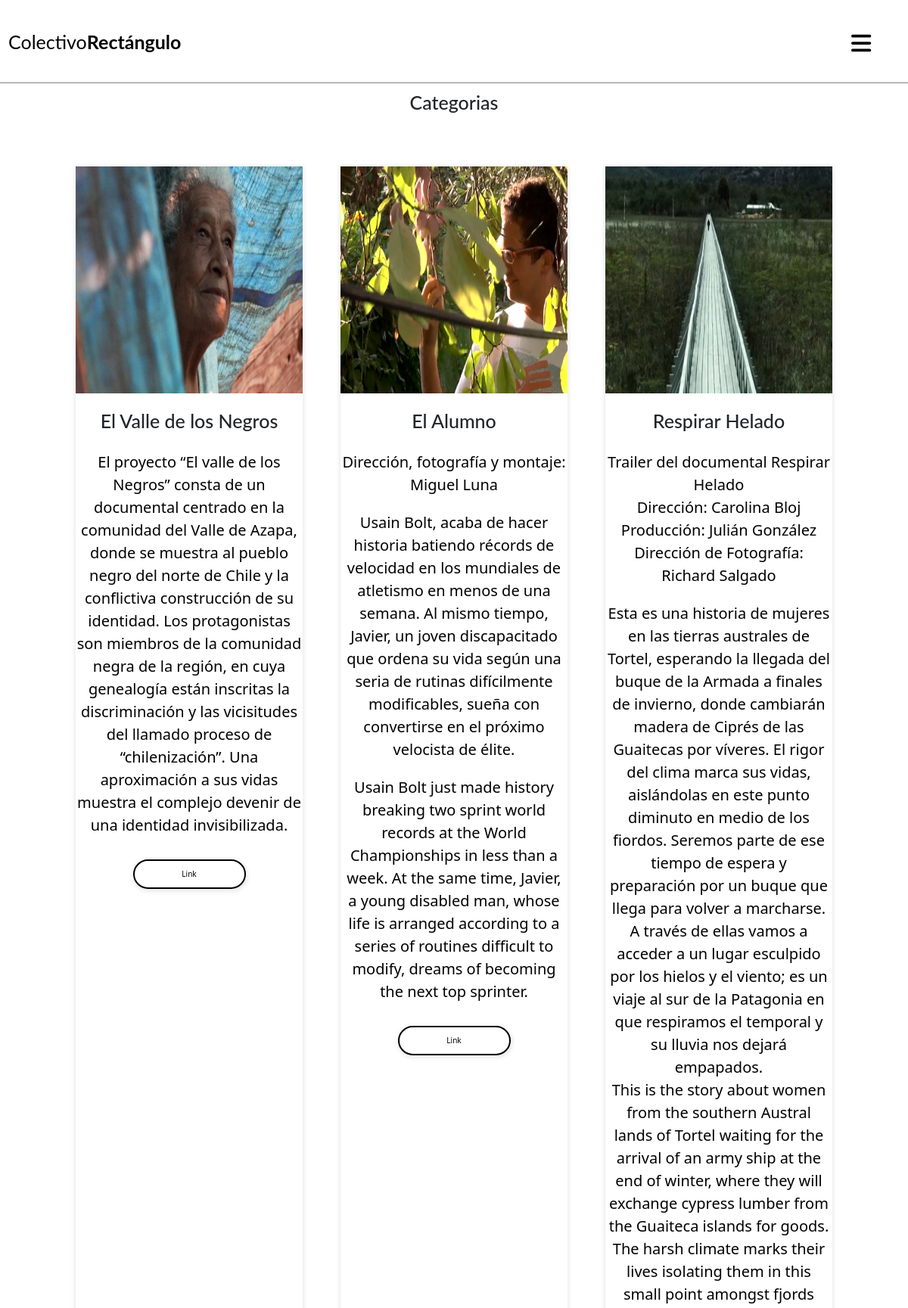
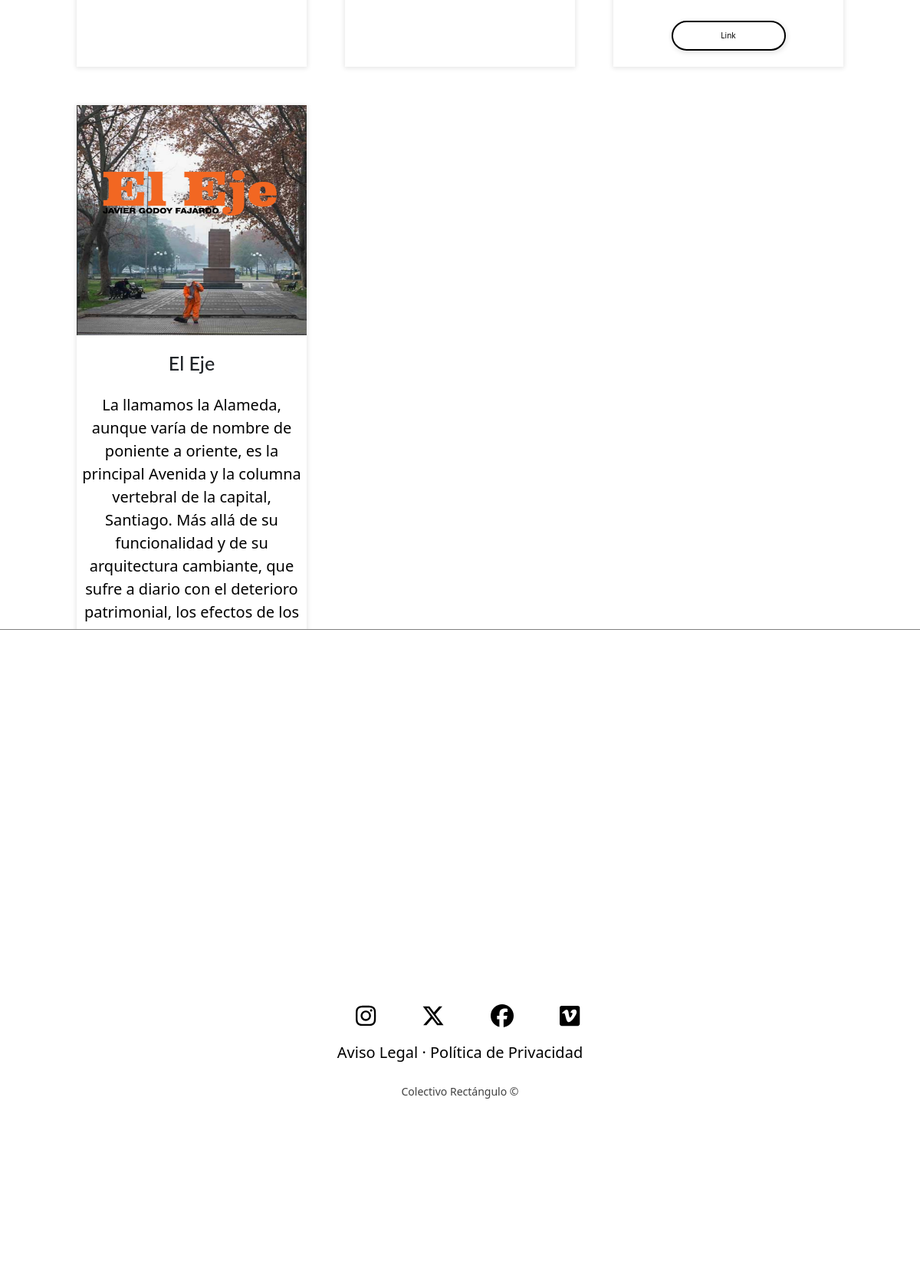
Screenshot of /historias/category/12/ (upper part) with the database file from the repository (2 pictures, top to bottom).
### history/models.py (models this page shows, shortened)
class Post(models.Model):
    title = models.CharField(max_length=200, verbose_name="Título")
    descripcion = models.CharField(max_length=200, verbose_name="Descripción", null=True, blank=True)
    content = models.TextField(verbose_name="Contenido")
    published = models.DateTimeField(verbose_name="Fecha de publicación", default=now)
    image = models.ImageField(verbose_name="Imagen", upload_to="blog")
    video = EmbedVideoField(verbose_name="Enlace del video", help_text="Ingrese el enlace del video de Vimeo")
    data = models.CharField(max_length=200, verbose_name="Datos")
    author = models.ForeignKey(User, verbose_name="Autor", on_delete=models.CASCADE)
    category = models.ManyToManyField(Category, verbose_name="Categorías", related_name="get_posts")
    created = models.DateTimeField(auto_now_add=True, verbose_name="Fecha de creación")
    updated = models.DateTimeField(auto_now=True, verbose_name="Fecha de edición")
    class Meta:
        verbose_name = "historia"
        verbose_name_plural = "historias"
        ordering = ['-created']

### pages/models.py (models this page shows, shortened)
class Page(models.Model):
    title = models.CharField(verbose_name="Título", max_length=200)
    content = RichTextField(verbose_name="Contenido")
    order = models.SmallIntegerField(verbose_name="Orden", default=0)
    created = models.DateTimeField(auto_now_add=True, verbose_name="Fecha de creación")
    updated = models.DateTimeField(auto_now=True, verbose_name="Fecha de edición")
    class Meta:
        verbose_name = "pagina"
        verbose_name_plural = "paginas"
        ordering = ['title']

### history/views.py (the view)
# urls.py: path('category/<int:category_id>/', views.category, name="category"),
def category(request, category_id):
    category = get_object_or_404(Category, id=category_id)
    return render(request, "history/category.html", {'category': category})

### pages/templatetags/pages_extras.py (called while the page is built)
@register.simple_tag
def get_page_list():
    pages = Page.objects.all()
    return pages

### social/processors.py (called while the page is built)
def ctx_dict(request):
    ctx = {}
    links = Link.objects.all()
    for link in links:
        ctx[link.key] = link.url
    return ctx

### history/templates/history/category.html (shortened to what this page needs)
{% extends 'core/base.html' %}
{% load static %}
{% block content %}
<main class="contenedor">
  <h1>Categorias</h1>
  <section class="post-list">
    <div class="category-content">
    {% for post in category.get_posts.all %}
      <article class="post">
        <div class="post-header" >
          <img class="post-img" src="{{ post.image.url }}" alt="{{ post.title }}">
        </div>
        <div class="post-body">
            <h1>{{ post.title }}</h1>
            <p>{{ post.content|linebreaks }}</p>
            <a href="{% url 'historia' post.id %}" class="post-link">Link</a>
        </div >
      </article>
    {% endfor %}
    </div >
  </section>
</main>
{% endblock %}

### core/templates/core/base.html (shortened to what this page needs)
<!DOCTYPE html>
{% load static %}
<html lang="en">
<head>
  <link rel="stylesheet" href="{% static 'core/css/style.css' %}">
  <link rel="stylesheet" href="{% static 'core/css/normalize.css' %}">
  <link rel="stylesheet" href="https://cdnjs.cloudflare.com/ajax/libs/font-awesome/5.15.4/css/all.min.css">
  <link rel="stylesheet" href="{% static 'fontawesomefree/css/all.min.css'%}">
  <link href="https://cdn.jsdelivr.net/npm/bootstrap@5.3.0/dist/css/bootstrap.min.css" rel="stylesheet">
</head>
<body>
  <header class="header">
    <nav class="nav">
      <a href="{% url 'home' %}" class="logo">
        <h1 class="titulo  titulo-colectivo">Colectivo<span class="titulo-rectangulo">Rectángulo</span></h1>
      </a>
      <button class="nav__toggle">
        <i class="fas fa-bars"></i>
      </button>
    </nav>
  </header>
  {% block content %} {% endblock %}
  <footer class="footer">
    <div class="contenedor__footer">
    <ul class="social-icons">
      <li>
        {% if LINK_INSTAGRAM %}
      <a href="{{LINK_INSTAGRAM}}" class="link" target="_blank">
        <i class="fa-brands fa-instagram"></i>
      </a>
      {% endif %}
      </li>
      <li>
        {% if LINK_X %}
      <a href="{{ LINK_X }}" class="link" target="_blank">
        <i class="fa-brands fa-x-twitter"></i>
      </a>
      {% endif %}
      </li>
      <li>
        {% if LINK_FACEBOOK %}
      <a href="{{ LINK_FACEBOOK }}" class="link" target="_blank">
        <i class="fa-brands fa-facebook"></i>
      </a>
      {% endif %}
      </li>
      <li>
        {% if LINK_VIMEO %}
      <a href="{{ LINK_VIMEO }}" class="link" target="_blank">
        <i class="fa-brands fa-vimeo"></i>
      </a>
      {% endif %}
      </li>
    </ul>
    <p class="menu">
      {% load pages_extras %}
      {% get_page_list as page_list %}
      {% for page in page_list %}
      <a href="{% url 'page' page.id page.title|slugify  %}" class="link nav-a">{{ page.title }}</a>
      {% if not forloop.last %}·{% endif %}
      {% endfor %}
    </p>
    <p class="año">Colectivo Rectángulo <span>&copy</span> </p>
  </div>
  </footer>
</body>
</html

### core/static/core/css/style.css (style rules this page uses)
html { font-size: 62.5%; box-sizing: border-box; }
* { margin: 0; box-sizing: border-box; }
body { font-family: "Playfair Display", serif ; font-size: 1.6rem; line-height: 1.8; }
p { color: black; font-size: 2rem; }
.contenedor { max-width: 1170px; margin: 220px auto 0 auto; padding: 0 15; margin-bottom: 10%; }
h1, h2, h3 { font-family: "Lato", sans-serif; margin: 5rem; font-weight: 300; text-align: center; }
h1 { font-size: 3.8rem; }
.header { background-color: rgb(255, 255, 255); height: 120px; position: fixed; width: 100%; top: 0; left: 0; border-bottom: 1px solid gray; z-index: 1; }
.nav { display: flex; justify-content: space-between; width: 100%; max-width: 1650px; margin: 0 auto; }
.logo { line-height: 120px; padding: 0 150px; text-decoration: none; }
.titulo { display: none; color: #000; line-height: 110px; }
.titulo-colectivo { font-weight: 400; }
.titulo-rectangulo { font-weight: 700; }
.nav-a { color: black; text-decoration: none; }
.nav__toggle { color: black; background: none; border: none; line-height: 110px; font-size: 30px; padding: 0 49px; display: none; }
@media (max-width: 1245px) { .header { height: 110px; } }
@media (max-width: 1245px) { .titulo { display: block; text-decoration: none; } }
@media (max-width: 1245px) { .logo { font-size: 30; padding: 0 10px; line-height: 120px; margin-left: 1px; } }
@media (max-width: 1245px) { .contenedor { max-width: 1170px; margin: 120px auto 0 auto; padding: 0 15; margin-bottom: 10%; } }
@media (max-width: 1245px) { .footer { min-height: 20vh; } }
@media (max-width: 1245px) { .nav__toggle { display: block; } }
.footer { display: flex; justify-content: center; align-items: flex-end; margin-top: 25%; }
.contenedor__footer { position: absolute; display: flex; justify-content: center; align-items: center; width: 100%; background: rgb(255, 255, 255); height: 30%; padding: 20px 50px; border-top: 1px solid gray; flex-direction: column; }
.social-icons, .footer__menu { position: relative; display: flex; justify-content: center; align-items: center; margin: 10px 0; flex-wrap: wrap; }
.social-icons li, .footer__menu li { list-style: none; }
.social-icons li a { font-size: 3em; color: black; margin: 0 30px; display: inline-block; transition: 0.5s; }
.año { color: rgb(0, 0, 0); text-align: center; margin-top: 15px; margin-bottom: 10px; font-size: 1.4em; opacity: 0.75; }
.contenedor h1 { margin-bottom: 40px; }
.post-list { display: flex; min-height: 10vh; align-items: center; justify-content: center; padding: 30px 15px 40px; margin-top: 40px; margin-bottom: 20px; }
.category-content { display: grid; grid-template-columns: repeat(3, 1fr); grid-gap: 50px; max-width: 1000px; margin: auto; }
.post { box-shadow: 0 1px 6px 1px rgb(0, 0, 0, .1); overflow: hidden; transition: .2s; }
.post-img { width: 100%; height: 300px; background-size: cover; background-position: center; transition: .2s; }
.post-header { width: 100%; height: auto; cursor: pointer; overflow: hidden; }
.post-body { padding: 1px; text-align: center; }
.post-body p { display: inline-block; color: rgb(0, 0, 0); margin-top: 10px; line-height: 1.5 ; text-align: center; }
.post-body h1 { margin-bottom: 15px; }
.post-body .post-link { display: block; text-decoration: none; padding: 10px; background: rgb(255, 255, 255); color: rgb(0, 0, 0); width: 50%; margin: auto; border-radius: 20px; box-shadow: 1px 2px 6px 1px rgb(0, 0, 0, .1); border: 2px solid black; margin-bottom: 20px; margin-top: 20px; }
.post-body h1 { margin-top: 20px; }

### rows the page displays
Post: image (picture), title "El Valle de los Negros", content "El proyecto “El valle de los Negros” consta de un documental centrado en la comunidad del Valle de Azapa, donde se muestra al pueblo negro del norte de Chile y la conflictiva construcción de su identidad. Los protagonistas son miembros de la comunidad negra de la región, en cuya genealogía están inscritas la discriminación y las vicisitudes del llamado proceso de “chilenización”. Una aproximación a sus vidas muestra el complejo devenir de una identidad invisibilizada."
Post: image (picture), title "El Alumno", content "Dirección, fotografía y montaje: Miguel Luna Usain Bolt, acaba de hacer historia batiendo récords de velocidad en los mundiales de atletismo en menos de una semana. Al mismo tiempo, Javier, un joven discapacitado que ordena su vida según una seria de rutinas difícilmente modificables, sueña con convertirse en el próximo velocista de élite. Usain Bolt just made history breaking two sprint world records at the World Championships in less than a week. At the same time, Javier, a young disabled man, whose life is arranged according to a series of routines difficult to modify, dreams of becoming the next top sprinter."
Post: image (picture), title "Respirar Helado", content "Trailer del documental Respirar Helado Dirección: Carolina Bloj Producción: Julián González Dirección de Fotografía: Richard Salgado Esta es una historia de mujeres en las tierras australes de Tortel, esperando la llegada del buque de la Armada a finales de invierno, donde cambiarán madera de Ciprés de las Guaitecas por víveres. El rigor del clima marca sus vidas, aislándolas en este punto diminuto en medio de los fiordos. Seremos parte de ese tiempo de espera y preparación por un buque que llega para volver a marcharse. A través de ellas vamos a acceder a un lugar esculpido por los hielos y el viento; es un viaje al sur de la Patagonia en que respiramos el temporal y su lluvia nos dejará…"
Post: image (picture), title "El Eje", content "La llamamos la Alameda, aunque varía de nombre de poniente a oriente, es la principal Avenida y la columna vertebral de la capital, Santiago. Más allá de su funcionalidad y de su arquitectura cambiante, que sufre a diario con el deterioro patrimonial, los efectos de los…"
Page: title "Aviso Legal"
Page: title "Política de Privacidad"
